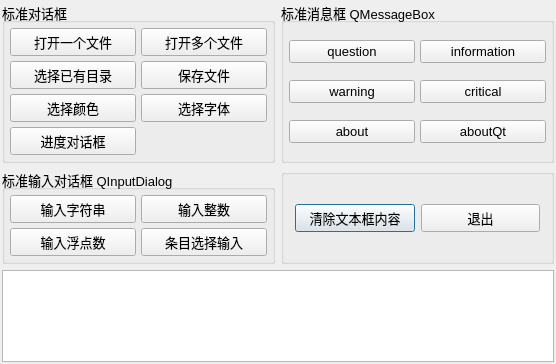
<?xml version="1.0" encoding="UTF-8"?>
<ui version="4.0">
 <class>Dialog</class>
 <widget class="QDialog" name="Dialog">
  <property name="geometry">
   <rect>
    <x>0</x>
    <y>0</y>
    <width>556</width>
    <height>364</height>
   </rect>
  </property>
  <property name="font">
   <font>
    <pointsize>10</pointsize>
   </font>
  </property>
  <property name="windowTitle">
   <string>Demo6_1, 标准对话框的使用</string>
  </property>
  <layout class="QVBoxLayout" name="verticalLayout">
   <property name="spacing">
    <number>6</number>
   </property>
   <property name="leftMargin">
    <number>2</number>
   </property>
   <property name="topMargin">
    <number>2</number>
   </property>
   <property name="rightMargin">
    <number>2</number>
   </property>
   <property name="bottomMargin">
    <number>2</number>
   </property>
   <item>
    <layout class="QGridLayout" name="gridLayout_4">
     <item row="1" column="1">
      <widget class="QGroupBox" name="groupBox_4">
       <property name="title">
        <string/>
       </property>
       <layout class="QHBoxLayout" name="horizontalLayout">
        <item>
         <widget class="QPushButton" name="btnClearText">
          <property name="text">
           <string>清除文本框内容</string>
          </property>
          <property name="icon">
           <iconset resource="res.qrc">
            <normaloff>:/icons/images/212.bmp</normaloff>:/icons/images/212.bmp</iconset>
          </property>
         </widget>
        </item>
        <item>
         <widget class="QPushButton" name="btnClose">
          <property name="text">
           <string>退出</string>
          </property>
          <property name="icon">
           <iconset resource="res.qrc">
            <normaloff>:/icons/images/132.bmp</normaloff>:/icons/images/132.bmp</iconset>
          </property>
         </widget>
        </item>
       </layout>
      </widget>
     </item>
     <item row="1" column="0">
      <widget class="QGroupBox" name="groupBox_3">
       <property name="title">
        <string>标准输入对话框 QInputDialog</string>
       </property>
       <layout class="QGridLayout" name="gridLayout_3">
        <property name="leftMargin">
         <number>5</number>
        </property>
        <property name="topMargin">
         <number>5</number>
        </property>
        <property name="rightMargin">
         <number>5</number>
        </property>
        <property name="bottomMargin">
         <number>5</number>
        </property>
        <property name="spacing">
         <number>5</number>
        </property>
        <item row="0" column="0">
         <widget class="QPushButton" name="btnInputString">
          <property name="text">
           <string>输入字符串</string>
          </property>
         </widget>
        </item>
        <item row="0" column="1">
         <widget class="QPushButton" name="btnInputInt">
          <property name="text">
           <string>输入整数</string>
          </property>
         </widget>
        </item>
        <item row="1" column="0">
         <widget class="QPushButton" name="btnInputFloat">
          <property name="text">
           <string>输入浮点数</string>
          </property>
         </widget>
        </item>
        <item row="1" column="1">
         <widget class="QPushButton" name="btnInputItem">
          <property name="text">
           <string>条目选择输入</string>
          </property>
         </widget>
        </item>
       </layout>
      </widget>
     </item>
     <item row="0" column="1">
      <widget class="QGroupBox" name="groupBox_2">
       <property name="title">
        <string>标准消息框 QMessageBox</string>
       </property>
       <layout class="QGridLayout" name="gridLayout_2">
        <property name="leftMargin">
         <number>5</number>
        </property>
        <property name="topMargin">
         <number>5</number>
        </property>
        <property name="rightMargin">
         <number>5</number>
        </property>
        <property name="bottomMargin">
         <number>5</number>
        </property>
        <property name="spacing">
         <number>5</number>
        </property>
        <item row="0" column="0">
         <widget class="QPushButton" name="btnMsgQuestion">
          <property name="text">
           <string>question</string>
          </property>
         </widget>
        </item>
        <item row="0" column="1">
         <widget class="QPushButton" name="btnMsgInformation">
          <property name="text">
           <string>information</string>
          </property>
         </widget>
        </item>
        <item row="1" column="0">
         <widget class="QPushButton" name="btnMsgWarning">
          <property name="text">
           <string>warning</string>
          </property>
         </widget>
        </item>
        <item row="1" column="1">
         <widget class="QPushButton" name="btnMsgCritical">
          <property name="text">
           <string>critical</string>
          </property>
         </widget>
        </item>
        <item row="2" column="0">
         <widget class="QPushButton" name="btnMsgAbout">
          <property name="text">
           <string>about</string>
          </property>
         </widget>
        </item>
        <item row="2" column="1">
         <widget class="QPushButton" name="btnMsgAboutQt">
          <property name="text">
           <string>aboutQt</string>
          </property>
         </widget>
        </item>
       </layout>
      </widget>
     </item>
     <item row="0" column="0">
      <widget class="QGroupBox" name="groupBox">
       <property name="minimumSize">
        <size>
         <width>220</width>
         <height>0</height>
        </size>
       </property>
       <property name="title">
        <string>标准对话框</string>
       </property>
       <layout class="QGridLayout" name="gridLayout">
        <property name="leftMargin">
         <number>5</number>
        </property>
        <property name="topMargin">
         <number>5</number>
        </property>
        <property name="rightMargin">
         <number>5</number>
        </property>
        <property name="bottomMargin">
         <number>5</number>
        </property>
        <property name="spacing">
         <number>5</number>
        </property>
        <item row="1" column="0">
         <widget class="QPushButton" name="btnSelDir">
          <property name="text">
           <string>选择已有目录</string>
          </property>
         </widget>
        </item>
        <item row="2" column="0">
         <widget class="QPushButton" name="btnColor">
          <property name="text">
           <string>选择颜色</string>
          </property>
         </widget>
        </item>
        <item row="0" column="0">
         <widget class="QPushButton" name="btnOpen">
          <property name="text">
           <string>打开一个文件</string>
          </property>
         </widget>
        </item>
        <item row="1" column="1">
         <widget class="QPushButton" name="btnSave">
          <property name="text">
           <string>保存文件</string>
          </property>
         </widget>
        </item>
        <item row="2" column="1">
         <widget class="QPushButton" name="btnFont">
          <property name="text">
           <string>选择字体</string>
          </property>
         </widget>
        </item>
        <item row="0" column="1">
         <widget class="QPushButton" name="btnOpenMulti">
          <property name="text">
           <string>打开多个文件</string>
          </property>
         </widget>
        </item>
        <item row="3" column="0">
         <widget class="QPushButton" name="btnProgress">
          <property name="text">
           <string>进度对话框</string>
          </property>
         </widget>
        </item>
       </layout>
      </widget>
     </item>
    </layout>
   </item>
   <item>
    <widget class="QPlainTextEdit" name="plainTextEdit">
     <property name="font">
      <font>
       <family>Times New Roman</family>
       <pointsize>11</pointsize>
      </font>
     </property>
    </widget>
   </item>
  </layout>
 </widget>
 <layoutdefault spacing="6" margin="11"/>
 <tabstops>
  <tabstop>btnOpen</tabstop>
  <tabstop>btnOpenMulti</tabstop>
  <tabstop>btnSelDir</tabstop>
  <tabstop>btnSave</tabstop>
  <tabstop>btnColor</tabstop>
  <tabstop>btnFont</tabstop>
  <tabstop>btnMsgQuestion</tabstop>
  <tabstop>btnMsgInformation</tabstop>
  <tabstop>btnInputString</tabstop>
  <tabstop>btnInputInt</tabstop>
  <tabstop>btnInputFloat</tabstop>
  <tabstop>btnInputItem</tabstop>
  <tabstop>btnClearText</tabstop>
  <tabstop>plainTextEdit</tabstop>
 </tabstops>
 <resources>
  <include location="res.qrc"/>
 </resources>
 <connections>
  <connection>
   <sender>btnClose</sender>
   <signal>clicked()</signal>
   <receiver>Dialog</receiver>
   <slot>close()</slot>
   <hints>
    <hint type="sourcelabel">
     <x>419</x>
     <y>150</y>
    </hint>
    <hint type="destinationlabel">
     <x>244</x>
     <y>163</y>
    </hint>
   </hints>
  </connection>
  <connection>
   <sender>btnClearText</sender>
   <signal>clicked()</signal>
   <receiver>plainTextEdit</receiver>
   <slot>clear()</slot>
   <hints>
    <hint type="sourcelabel">
     <x>298</x>
     <y>150</y>
    </hint>
    <hint type="destinationlabel">
     <x>244</x>
     <y>260</y>
    </hint>
   </hints>
  </connection>
 </connections>
</ui>
